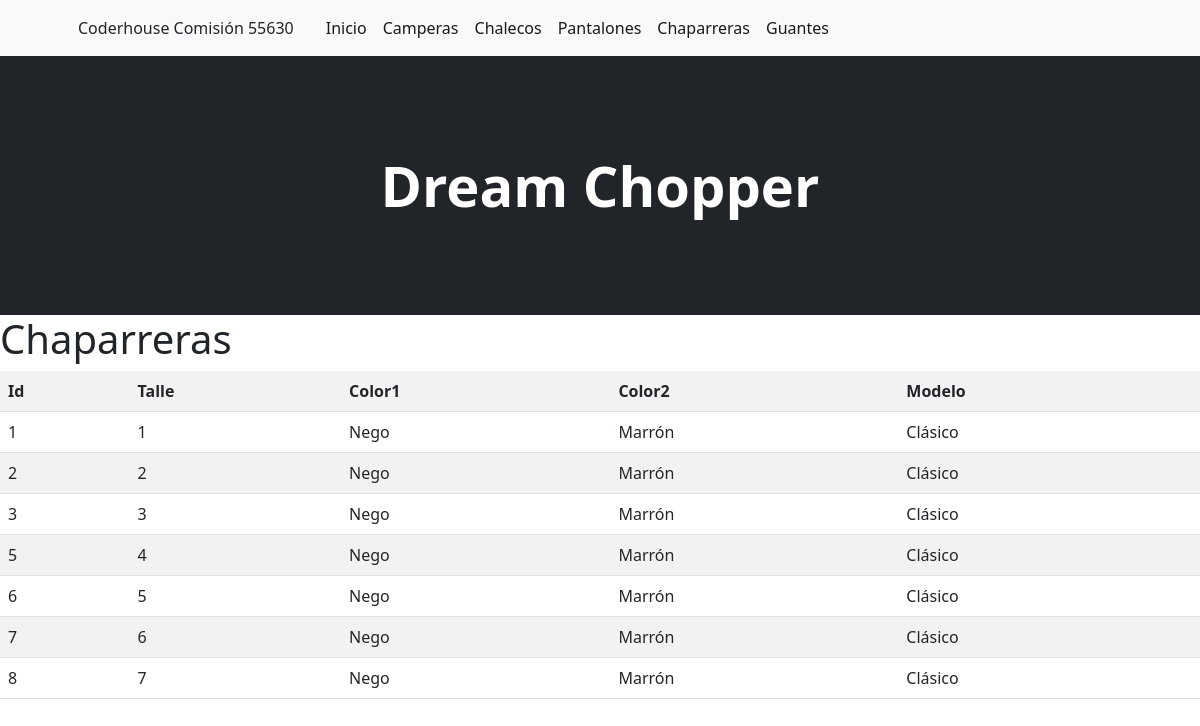
The page /chaparreras/ on the database as committed earlier.
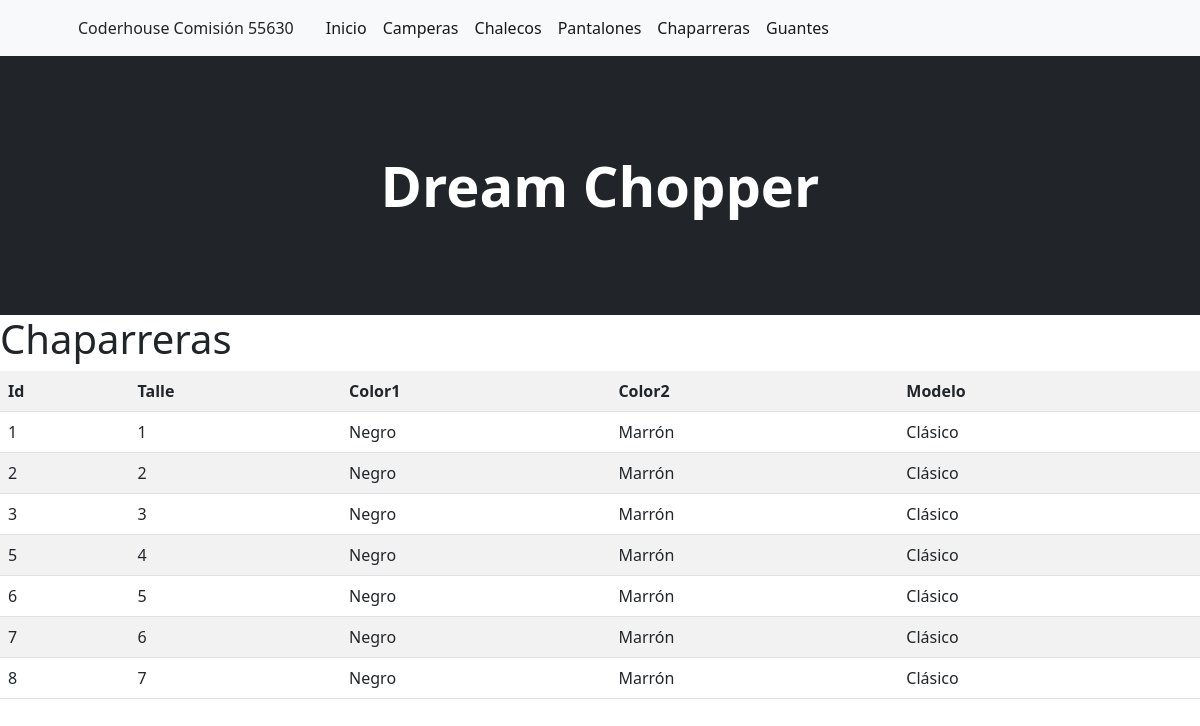
The same page on the database as committed later.
### inicio/models.py (models this page shows, shortened)
class Chaparreras(models.Model):
    talle = models.CharField(max_length=50)
    color1 = models.CharField(max_length=50)
    color2 = models.CharField(max_length=50)
    modelo = models.CharField(max_length=50)
    class Meta:
        verbose_name = "Chaparreras"
        verbose_name_plural = "Chaparreras"

### inicio/views.py (the view)
# urls.py: path('chaparreras/', chaparreras, name="chaparreras" ),
def chaparreras(request):
    contexto = {'chaparreras': Chaparreras.objects.all() }
    return render(request, "inicio/chaparreras.html", contexto)

### inicio/templates/inicio/chaparreras.html
{% extends 'inicio/base.html' %}
{% load static %}
{% block contenido %}
    <h1>Chaparreras</h1>
    <table class="table table-striped">
        <tr>
            <th>Id</th>
            <th>Talle</th>
            <th>Color1</th>
            <th>Color2</th>
            <th>Modelo</th>
        </tr>
    {% for c in chaparreras %}
        <tr>
            <td>{{ c.id }}</td>
            <td>{{ c.talle }}</td>
            <td>{{ c.color1 }}</td>
            <td>{{ c.color2 }}</td>
            <td>{{ c.modelo }}</td>
        </tr>
    {% endfor %}
    </table>
{% endblock contenido %}

Rows that differ between the two databases and show on the page:
changed Chaparreras id 1: color1 "Nego" → "Negro"
changed Chaparreras id 2: color1 "Nego" → "Negro"
changed Chaparreras id 3: color1 "Nego" → "Negro"
changed Chaparreras id 5: color1 "Nego" → "Negro"
changed Chaparreras id 6: color1 "Nego" → "Negro"
changed Chaparreras id 7: color1 "Nego" → "Negro"
changed Chaparreras id 8: color1 "Nego" → "Negro"
